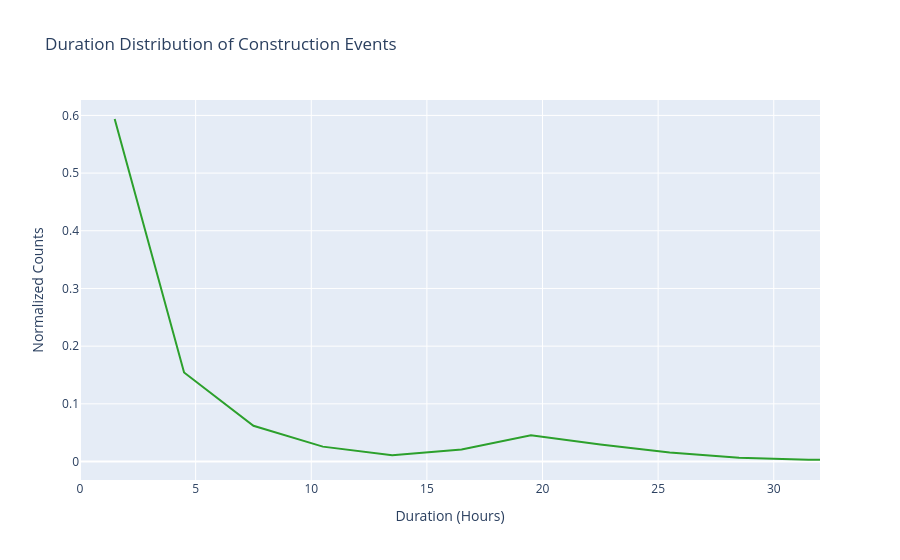

The notebook cell saved with this chart:
### Code cell
x_min = 0
x_max = 24*3
x_min_show = 0
x_max_show = 32

construction_data = construction_data[
    (construction_data >= x_min) &
    (construction_data <= x_max)
]

nbins = 24
counts, bin_edges = np.histogram(construction_data, bins=nbins)
probabilities = counts / counts.sum()
bin_centers = (bin_edges[:-1] + bin_edges[1:]) / 2

fig = go.Figure()

fig.add_trace(go.Scatter(
    x=bin_centers,
    y=probabilities,
    mode="lines",
    name="Construction",
    line_color="#2ca02c"
))

fig.update_layout(
    title="Duration Distribution of Construction Events",
    xaxis_title="Duration (Hours)",
    yaxis_title="Normalized Counts",
    xaxis=dict(range=[x_min_show, x_max_show]),
    template="plotly",
    showlegend=False
)

fig.show()

### Figure 1 — Plotly figure (JSON) as saved in the notebook; plotly's stock layout.template omitted (floating-point values rounded to 4 significant figures)
{"data": [{"line": {"color": "#2ca02c"}, "mode": "lines", "name": "Construction", "type": "scatter", "x": [1.5, 4.5, 7.5, 10.5, 13.5, 16.5, 19.5, 22.5, 25.5, 28.5, 31.5, 34.5, 37.5, 40.5, 43.5, 46.5, 49.5, 52.5, 55.5, 58.5, 61.5, 64.5, 67.5, 70.5], "y": [0.5938, 0.1544, 0.06195, 0.0258, 0.01092, 0.02095, 0.04541, 0.02963, 0.01579, 0.006584, 0.00327, 0.001631, 0.001394, 0.003206, 0.003305, 0.003398, 0.003932, 0.002874, 0.002026, 0.0008912, 0.00094, 0.002583, 0.002599, 0.002768]}], "layout": {"showlegend": false, "title": {"text": "Duration Distribution of Construction Events"}, "xaxis": {"range": [0, 32], "title": {"text": "Duration (Hours)"}}, "yaxis": {"title": {"text": "Normalized Counts"}}}}
